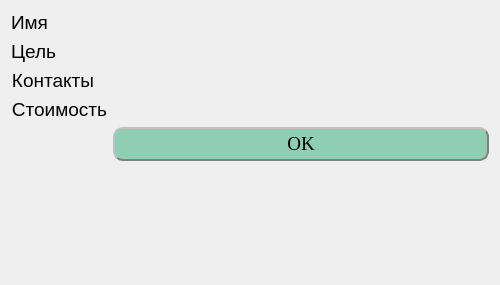
<?xml version="1.0" encoding="UTF-8"?>
<ui version="4.0">
 <class>StudentInfoDialog</class>
 <widget class="QWidget" name="StudentInfoDialog">
  <property name="enabled">
   <bool>true</bool>
  </property>
  <property name="geometry">
   <rect>
    <x>0</x>
    <y>0</y>
    <width>500</width>
    <height>285</height>
   </rect>
  </property>
  <property name="minimumSize">
   <size>
    <width>500</width>
    <height>250</height>
   </size>
  </property>
  <property name="contextMenuPolicy">
   <enum>Qt::NoContextMenu</enum>
  </property>
  <property name="windowTitle">
   <string>Profile</string>
  </property>
  <property name="styleSheet">
   <string notr="true"/>
  </property>
  <layout class="QFormLayout" name="formLayout">
   <item row="0" column="0">
    <widget class="QLabel" name="label">
     <property name="font">
      <font>
       <pointsize>14</pointsize>
      </font>
     </property>
     <property name="layoutDirection">
      <enum>Qt::LeftToRight</enum>
     </property>
     <property name="autoFillBackground">
      <bool>false</bool>
     </property>
     <property name="styleSheet">
      <string notr="true">color: rgb(255, 255, 255);
background-color: rgba(255, 255, 255, 0);
color: rgb(0, 0, 0);</string>
     </property>
     <property name="text">
      <string>Имя</string>
     </property>
     <property name="alignment">
      <set>Qt::AlignRight|Qt::AlignTop|Qt::AlignTrailing</set>
     </property>
     <property name="wordWrap">
      <bool>false</bool>
     </property>
     <property name="margin">
      <number>10</number>
     </property>
    </widget>
   </item>
   <item row="0" column="1">
    <widget class="QLabel" name="name_l">
     <property name="font">
      <font>
       <pointsize>14</pointsize>
      </font>
     </property>
     <property name="styleSheet">
      <string notr="true">color: rgb(255, 255, 255);
color: rgb(0, 0, 0);
background-color: rgba(255, 255, 255, 0);</string>
     </property>
     <property name="text">
      <string/>
     </property>
     <property name="margin">
      <number>10</number>
     </property>
     <property name="openExternalLinks">
      <bool>false</bool>
     </property>
     <property name="textInteractionFlags">
      <set>Qt::LinksAccessibleByMouse|Qt::TextSelectableByKeyboard|Qt::TextSelectableByMouse</set>
     </property>
    </widget>
   </item>
   <item row="1" column="0">
    <widget class="QLabel" name="label_2">
     <property name="font">
      <font>
       <pointsize>14</pointsize>
      </font>
     </property>
     <property name="layoutDirection">
      <enum>Qt::LeftToRight</enum>
     </property>
     <property name="autoFillBackground">
      <bool>false</bool>
     </property>
     <property name="styleSheet">
      <string notr="true">color: rgb(255, 255, 255);
background-color: rgba(255, 255, 255, 0);
color: rgb(0, 0, 0);</string>
     </property>
     <property name="text">
      <string>Цель</string>
     </property>
     <property name="alignment">
      <set>Qt::AlignRight|Qt::AlignTop|Qt::AlignTrailing</set>
     </property>
     <property name="wordWrap">
      <bool>false</bool>
     </property>
     <property name="margin">
      <number>10</number>
     </property>
    </widget>
   </item>
   <item row="1" column="1">
    <widget class="QLabel" name="target_l">
     <property name="font">
      <font>
       <pointsize>14</pointsize>
      </font>
     </property>
     <property name="styleSheet">
      <string notr="true">color: rgb(255, 255, 255);
color: rgb(0, 0, 0);
background-color: rgba(255, 255, 255, 0);</string>
     </property>
     <property name="frameShadow">
      <enum>QFrame::Raised</enum>
     </property>
     <property name="text">
      <string/>
     </property>
     <property name="margin">
      <number>10</number>
     </property>
     <property name="openExternalLinks">
      <bool>false</bool>
     </property>
     <property name="textInteractionFlags">
      <set>Qt::LinksAccessibleByMouse|Qt::TextSelectableByKeyboard|Qt::TextSelectableByMouse</set>
     </property>
    </widget>
   </item>
   <item row="2" column="0">
    <widget class="QLabel" name="label_3">
     <property name="font">
      <font>
       <pointsize>14</pointsize>
      </font>
     </property>
     <property name="layoutDirection">
      <enum>Qt::LeftToRight</enum>
     </property>
     <property name="autoFillBackground">
      <bool>false</bool>
     </property>
     <property name="styleSheet">
      <string notr="true">color: rgb(255, 255, 255);
background-color: rgba(255, 255, 255, 0);
color: rgb(0, 0, 0);</string>
     </property>
     <property name="text">
      <string>Контакты</string>
     </property>
     <property name="alignment">
      <set>Qt::AlignRight|Qt::AlignTop|Qt::AlignTrailing</set>
     </property>
     <property name="wordWrap">
      <bool>false</bool>
     </property>
     <property name="margin">
      <number>10</number>
     </property>
    </widget>
   </item>
   <item row="2" column="1">
    <widget class="QLabel" name="contact_l">
     <property name="font">
      <font>
       <pointsize>14</pointsize>
      </font>
     </property>
     <property name="styleSheet">
      <string notr="true">color: rgb(255, 255, 255);
color: rgb(0, 0, 0);
background-color: rgba(255, 255, 255, 0);</string>
     </property>
     <property name="text">
      <string/>
     </property>
     <property name="margin">
      <number>10</number>
     </property>
     <property name="openExternalLinks">
      <bool>false</bool>
     </property>
     <property name="textInteractionFlags">
      <set>Qt::LinksAccessibleByMouse|Qt::TextSelectableByKeyboard|Qt::TextSelectableByMouse</set>
     </property>
    </widget>
   </item>
   <item row="3" column="0">
    <widget class="QLabel" name="label_4">
     <property name="font">
      <font>
       <pointsize>14</pointsize>
      </font>
     </property>
     <property name="layoutDirection">
      <enum>Qt::LeftToRight</enum>
     </property>
     <property name="autoFillBackground">
      <bool>false</bool>
     </property>
     <property name="styleSheet">
      <string notr="true">color: rgb(255, 255, 255);
background-color: rgba(255, 255, 255, 0);
color: rgb(0, 0, 0);</string>
     </property>
     <property name="text">
      <string>Стоимость</string>
     </property>
     <property name="alignment">
      <set>Qt::AlignRight|Qt::AlignTop|Qt::AlignTrailing</set>
     </property>
     <property name="wordWrap">
      <bool>false</bool>
     </property>
     <property name="margin">
      <number>10</number>
     </property>
    </widget>
   </item>
   <item row="3" column="1">
    <widget class="QLabel" name="cost_l">
     <property name="font">
      <font>
       <pointsize>14</pointsize>
      </font>
     </property>
     <property name="styleSheet">
      <string notr="true">color: rgb(255, 255, 255);
color: rgb(0, 0, 0);
background-color: rgba(255, 255, 255, 0);</string>
     </property>
     <property name="text">
      <string/>
     </property>
     <property name="margin">
      <number>10</number>
     </property>
     <property name="openExternalLinks">
      <bool>false</bool>
     </property>
     <property name="textInteractionFlags">
      <set>Qt::LinksAccessibleByMouse|Qt::TextSelectableByKeyboard|Qt::TextSelectableByMouse</set>
     </property>
    </widget>
   </item>
   <item row="4" column="1">
    <widget class="QPushButton" name="Ok_b">
     <property name="font">
      <font>
       <family>Times New Roman</family>
       <pointsize>14</pointsize>
      </font>
     </property>
     <property name="styleSheet">
      <string notr="true">
QPushButton {
	color: rgb(0, 0, 0);
    border-style: outset;
    border-width: 2px;
    border-color: gray;
    padding: 4px;
	background-color: rgb(141, 206, 180);
	border-radius: 10px;


}

QPushButton:pressed {
    border-style: inset;
    background-color: #c0c0c0;
}
</string>
     </property>
     <property name="text">
      <string>OK</string>
     </property>
    </widget>
   </item>
  </layout>
 </widget>
 <resources/>
 <connections/>
</ui>
